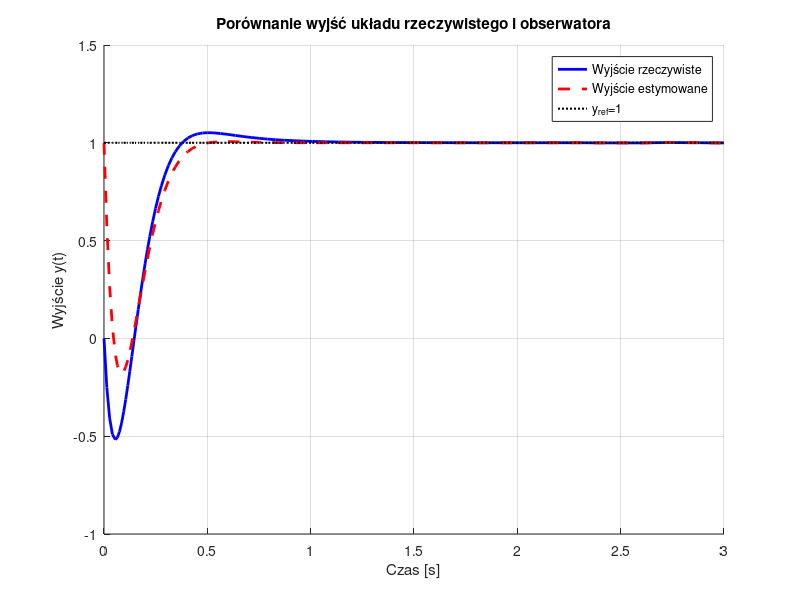
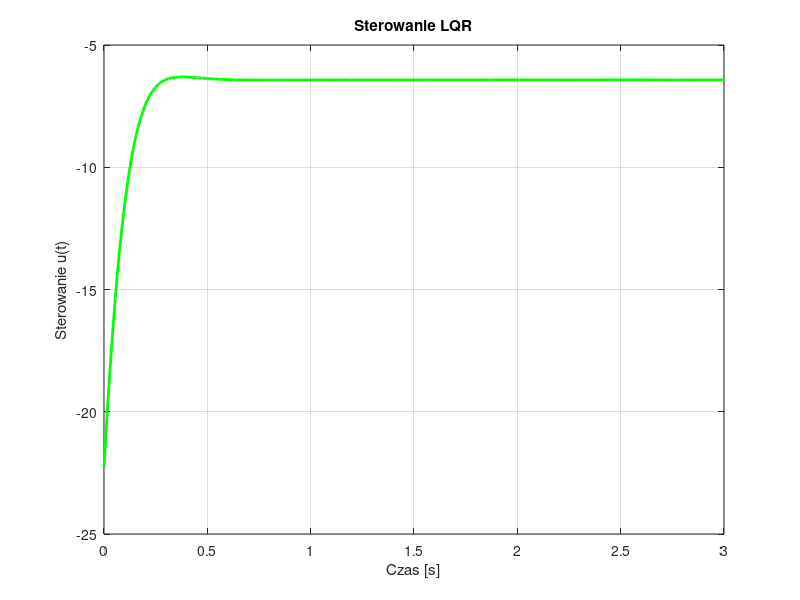
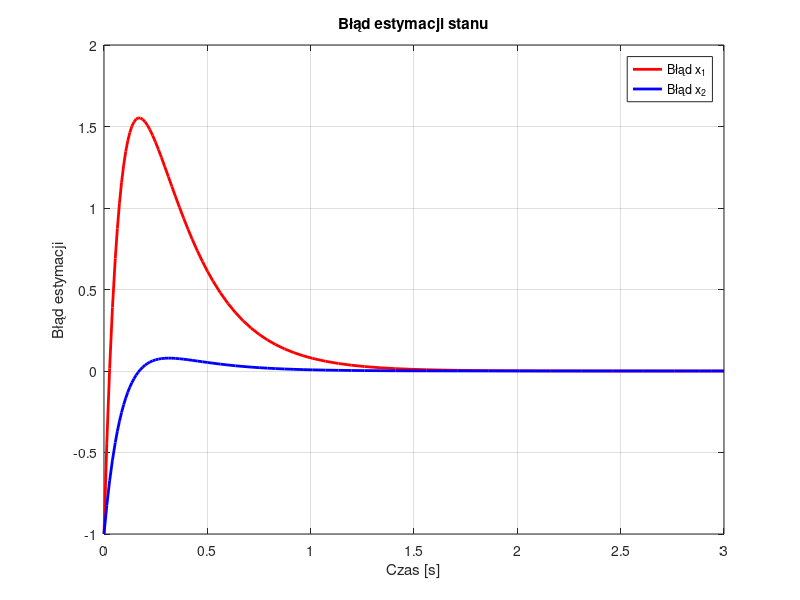

The MATLAB source for these figures, in order:
function lqr_with_observer
    % ==================================================
    % 1) Definicja układu w przestrzeni stanów
    %    z transmitancji K(s)=(s-7)/[(s+9)(s+5)].
    % ==================================================
    
    % Macierze stanu:
    A = [  0   -45
           1   -14 ];
    B = [ -7
           1 ];
    C = [  0    1 ];
    D = 0;             
    
    % Zadana wartość wyjścia w stanie ustalonym:
    y_ref = 1;
    
    % Warunki początkowe:
    x0 = [0; 0];
    
    % Zakres symulacji w sekundach:
    tspan = [0 3];
    
    % ==================================================
    % 2) Punkt pracy (x_ref, u_ref), by w stanie ustalonym y=1
    % ==================================================
    M   = [A, B; 
           C, D];
    rhs = [0; 0; 
           y_ref];
    
    XU_ref = M \ rhs;  % rozwiązuje układ liniowy M * [x_ref; u_ref] = rhs
    
    n = size(A,1);     
    x_ref = XU_ref(1:n);
    u_ref = XU_ref(n+1:end);
    
    % ==================================================
    % 3) Obserwator Luenbergera
    % ==================================================
    % Dobór wzmocnienia obserwatora (L):
    L = [0; 1]; 
    
    % ==================================================
    % 4) Regulacja LQR
    % ==================================================
    % Macierze wag dla LQR:
    Q = eye(2);
    R = 1;
    
    % Wzmocnienie K:
    K = lqr(A, B, Q, R);
    
    % ==================================================
    % 5) Symulacja układu z obserwatorem i LQR
    % ==================================================
    % Łączny wektor stanu: [x rzeczywiste; x estymowane]
    state0 = [x0; [1; 1]]; % Początkowy stan rzeczywisty i estymowany
    
    % Definicja równania różniczkowego:
    odefun = @(t, state) [
        A * state(1:2) + B * (u_ref - K * (state(3:4) - x_ref));                % Rzeczywisty stan
        A * state(3:4) + B * (u_ref - K * (state(3:4) - x_ref)) + L * (C * state(1:2) - C * state(3:4)) % Obserwator
    ];
    
    % Symulacja za pomocą ode45:
    [t, state] = ode45(odefun, tspan, state0);
    
    % Rozdzielenie stanów:
    x_real = state(:, 1:2);   % Rzeczywisty stan
    x_est = state(:, 3:4);    % Stan estymowany
    
    % Wyjścia układu:
    y_real = (C * x_real.').';  % Wyjście rzeczywiste
    y_est = (C * x_est.').';    % Wyjście estymowane
    
    % Sterowanie:
    u = zeros(size(t));
    for i = 1:length(t)
        u(i) = u_ref - K * (x_est(i, :)' - x_ref);
    end
    
    % Błąd estymacji:
    estimation_error = x_real - x_est;
    
    % ==================================================
    % 6) Wykresy
    % ==================================================
    
    % Wyjścia rzeczywiste i estymowane:
    figure('Name', 'Wyjście układu i obserwatora', 'NumberTitle', 'off');
    hold on; grid on;
    plot(t, y_real, 'b-', 'LineWidth', 2);
    plot(t, y_est, 'r--', 'LineWidth', 2);
    plot(t, y_ref * ones(size(t)), 'k:', 'LineWidth', 1.5);
    legend('Wyjście rzeczywiste', 'Wyjście estymowane', 'y_{ref}=1', 'Location', 'best');
    xlabel('Czas [s]');
    ylabel('Wyjście y(t)');
    title('Porównanie wyjść układu rzeczywistego i obserwatora');
    
    % Sterowanie:
    figure('Name', 'Sterowanie', 'NumberTitle', 'off');
    plot(t, u, 'g-', 'LineWidth', 2);
    grid on;
    xlabel('Czas [s]');
    ylabel('Sterowanie u(t)');
    title('Sterowanie LQR');
    
    % Błąd estymacji:
    figure('Name', 'Błąd estymacji', 'NumberTitle', 'off');
    plot(t, estimation_error(:, 1), 'r-', 'LineWidth', 2);
    hold on;
    plot(t, estimation_error(:, 2), 'b-', 'LineWidth', 2);
    grid on;
    xlabel('Czas [s]');
    ylabel('Błąd estymacji');
    legend('Błąd x_1', 'Błąd x_2', 'Location', 'best');
    title('Błąd estymacji stanu');
end
